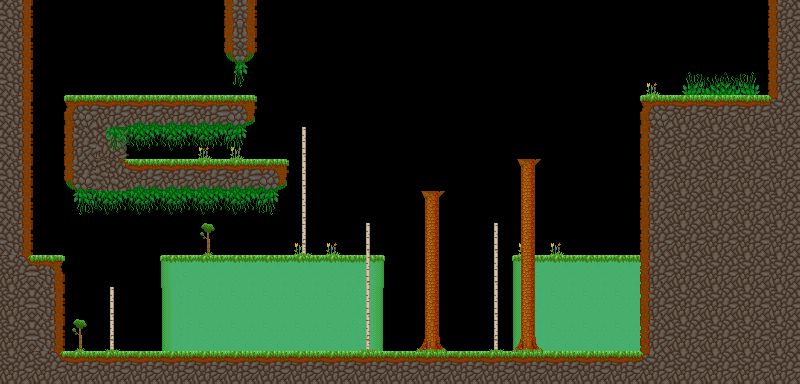

The image is a tile-based game level rendered from a .tmx file. Its description and source (layers, tilesets, objects; grid data summarised) follow:
An orthogonal 25x12 tile map with 32x32 px tiles, 5 tile layers (background, main, foreground, hidden, ...), 4 tilesets and 70 objects (29x veggie, 6x spike, 6x door, 4x treetop_birch, 3x key, ...).

<map version="1.5" tiledversion="1.7.2" orientation="orthogonal" renderorder="right-down" width="25" height="12" tilewidth="32" tileheight="32" infinite="0" nextlayerid="11" nextobjectid="71">
 <properties>
  <property name="hints" value="treetops" />
  <property name="time_to_beat" value="10" />
 </properties>
 <tileset firstgid="1" name="grass_level" tilewidth="33" tileheight="33" spacing="1" margin="1" tilecount="144" columns="16">
  <image source="../../sprites/tilesets/34tile.png" width="544" height="306" />
 </tileset>
 <tileset firstgid="145" name="treetops_big_96" tilewidth="96" tileheight="64" tilecount="2" columns="2">
  <image source="../../sprites/objects/scenery/treetops_big_96.png" width="192" height="64" />
 </tileset>
 <tileset firstgid="147" name="object_tilemap_16" tilewidth="16" tileheight="16" tilecount="12" columns="4">
  <image source="../../sprites/tilesets/object_tilemap_16.png" width="64" height="48" />
 </tileset>
 <tileset firstgid="159" name="object_tilemap_32" tilewidth="32" tileheight="32" tilecount="25" columns="5">
  <image source="../../sprites/tilesets/object_tilemap_32.png" width="160" height="160" />
  <tile id="0">
   <properties>
    <property name="item_no" value="5" />
    <property name="type" value="costume_head" />
   </properties>
  </tile>
  <tile id="1">
   <properties>
    <property name="spawn" value="spawn" />
   </properties>
  </tile>
  <tile id="2">
   <properties>
    <property name="goal" value="goal" />
   </properties>
  </tile>
  <tile id="3">
   <properties>
    <property name="name" value="pig" />
   </properties>
  </tile>
  <tile id="4">
   <properties>
    <property name="direction" value="left" />
    <property name="name" value="walking_enemy" />
   </properties>
  </tile>
 </tileset>
 <layer id="1" name="background" width="25" height="12">
  <properties>
   <property name="background" value="background" />
  </properties>
  <data>[300 cells, 125 non-empty, 21 distinct tile ids]</data>
 </layer>
 <layer id="2" name="main" width="25" height="12">
  <data>[300 cells, 16 non-empty, 10 distinct tile ids]</data>
 </layer>
 <layer id="3" name="foreground" width="25" height="12">
  <properties>
   <property name="foreground" value="foreground" />
  </properties>
  <data>[300 cells, 39 non-empty, 10 distinct tile ids]</data>
 </layer>
 <layer id="4" name="hidden" width="25" height="12">
  <data>[300 cells, 35 non-empty, 5 distinct tile ids]</data>
 </layer>
 <layer id="5" name="hints" width="25" height="12">
  <properties>
   <property name="hint" value="The treetops: are a bit more: solid in this level!" />
  </properties>
  <data>[300 cells, 0 non-empty, 0 distinct tile ids]</data>
 </layer>
 <objectgroup color="#e70000" id="6" name="hard-blocks">
  <object id="1" x="0" y="0" width="32" height="384" />
  <object id="2" x="32" y="352" width="768" height="32" />
  <object id="3" x="768" y="0" width="32" height="352" />
  <object id="4" x="640" y="96" width="64" height="64" />
  <object id="5" x="640" y="192" width="56" height="128" />
  <object id="6" x="744" y="96" width="24" height="256" />
  <object id="7" x="72" y="96" width="184" height="32" />
  <object id="8" x="32" y="256" width="32" height="96" />
  <object id="9" x="224" y="0" width="32" height="56" />
  <object id="10" x="64" y="128" width="64" height="32" />
  <object id="11" x="64" y="160" width="224" height="32" />
 </objectgroup>
 <objectgroup color="#0055ff" id="7" name="soft-blocks">
  <object id="12" x="512" y="256" width="128" height="32" />
  <object id="13" x="160" y="256" width="224" height="32" />
  <object id="14" x="400" y="144" width="64" height="32" />
  <object id="15" x="496" y="112" width="64" height="32" />
 </objectgroup>
 <objectgroup id="8" name="treetop_big">
  <object id="16" name="treetop_big" gid="145" x="384" y="192" width="96" height="64">
   <properties>
    <property name="position" value="front" />
   </properties>
  </object>
  <object id="17" name="treetop_big" gid="145" x="480" y="160" width="96" height="64">
   <properties>
    <property name="position" value="front" />
   </properties>
  </object>
 </objectgroup>
 <objectgroup id="9" name="objects-16px">
  <object id="18" name="veggie" gid="150" x="168" y="344" width="16" height="16" />
  <object id="19" name="veggie" gid="150" x="200" y="344" width="16" height="16" />
  <object id="20" name="veggie" gid="150" x="88" y="280" width="16" height="16" />
  <object id="21" name="veggie" gid="150" x="120" y="312" width="16" height="16" />
  <object id="22" name="veggie" gid="150" x="168" y="248" width="16" height="16" />
  <object id="23" name="veggie" gid="150" x="200" y="248" width="16" height="16" />
  <object id="24" name="veggie" gid="150" x="232" y="248" width="16" height="16" />
  <object id="25" name="veggie" gid="150" x="264" y="248" width="16" height="16" />
  <object id="26" name="veggie" gid="150" x="296" y="248" width="16" height="16" />
  <object id="27" name="veggie" gid="150" x="328" y="248" width="16" height="16" />
  <object id="28" name="veggie" gid="150" x="360" y="248" width="16" height="16" />
  <object id="29" name="veggie" gid="150" x="440" y="312" width="16" height="16" />
  <object id="30" name="veggie" gid="150" x="464" y="256" width="16" height="16" />
  <object id="31" name="veggie" gid="150" x="480" y="208" width="16" height="16" />
  <object id="32" name="veggie" gid="150" x="424" y="128" width="16" height="16" />
  <object id="33" name="veggie" gid="150" x="520" y="96" width="16" height="16" />
  <object id="34" name="veggie" gid="150" x="168" y="88" width="16" height="16" />
  <object id="35" name="veggie" gid="150" x="200" y="88" width="16" height="16" />
  <object id="36" name="veggie" gid="150" x="264" y="88" width="16" height="16" />
  <object id="37" name="veggie" gid="150" x="648" y="88" width="16" height="16" />
  <object id="38" name="veggie" gid="150" x="680" y="88" width="16" height="16" />
  <object id="39" name="veggie" gid="150" x="744" y="88" width="16" height="16" />
  <object id="40" name="veggie" gid="150" x="680" y="184" width="16" height="16" />
  <object id="41" name="veggie" gid="150" x="520" y="248" width="16" height="16" />
  <object id="42" name="veggie" gid="150" x="568" y="224" width="16" height="16" />
  <object id="43" name="veggie" gid="150" x="600" y="192" width="16" height="16" />
  <object id="44" name="veggie" gid="150" x="520" y="344" width="16" height="16" />
  <object id="45" name="veggie" gid="150" x="552" y="344" width="16" height="16" />
  <object id="46" name="veggie" gid="150" x="584" y="344" width="16" height="16" />
  <object id="47" name="key" gid="151" x="136" y="152" width="16" height="16">
   <properties>
    <property name="color" value="yellow" />
   </properties>
  </object>
  <object id="48" name="key" gid="153" x="40" y="248" width="16" height="16">
   <properties>
    <property name="color" value="red" />
   </properties>
  </object>
  <object id="49" name="key" gid="152" x="712" y="184" width="16" height="16">
   <properties>
    <property name="color" value="blue" />
   </properties>
  </object>
  <object id="50" name="spike" gid="154" x="80" y="208" width="16" height="16" />
  <object id="51" name="spike" gid="154" x="96" y="208" width="16" height="16" />
  <object id="52" name="spike" gid="154" x="112" y="208" width="16" height="16" />
  <object id="53" name="spike" gid="154" x="128" y="208" width="16" height="16" />
  <object id="54" name="spike" gid="154" x="144" y="208" width="16" height="16" />
  <object id="55" name="spike" gid="154" x="160" y="208" width="16" height="16" />
 </objectgroup>
 <objectgroup id="10" name="objects-32px">
  <object id="56" name="door" gid="170" x="32" y="128" width="32" height="32">
   <properties>
    <property name="color" value="yellow" />
   </properties>
  </object>
  </objectgroup>
</map>
<!-- 14 of 70 objects omitted -->
